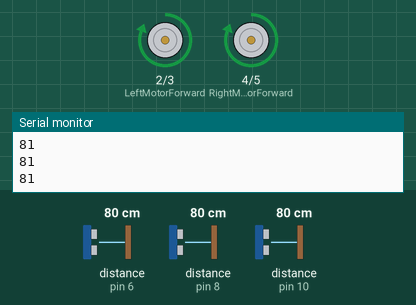
Recording of a sketch running on a simulated Arduino Uno, built with avr-gcc and run on an emulated ATmega328P. Shown: motor-driver pin pairs drawn as motors (green arrow = first pin HIGH = forward, orange = second pin HIGH = backward, longer = more drive), the last lines printed to the serial monitor. The test bench sets the inputs (shaded band); at power-on: distance to the obstacle (sensors on pin 6, pin 8, pin 10) 80 cm. The echo pulse lasts 58.3 µs per cm.

Above: at 1.2 s.
1.3 s: distance to the obstacle (sensor on pin 6) set to 22 cm
2.8 s: distance to the obstacle (sensor on pin 6) set to 18 cm
At 3.9 s:
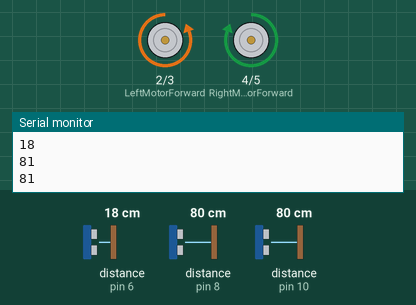
4.3 s: distance to the obstacle (sensor on pin 8) set to 23 cm
5.8 s: distance to the obstacle (sensor on pin 8) set to 18 cm
At 6.6 s:
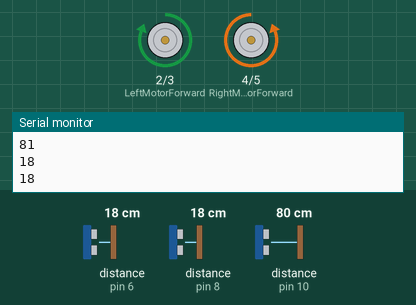
7.3 s: distance to the obstacle (sensor on pin 8) set to 35 cm
At 7.8 s:
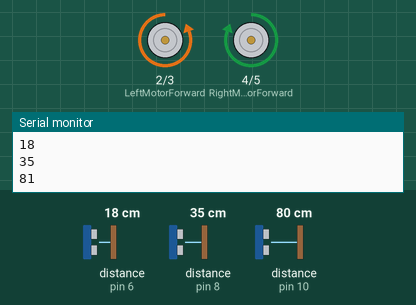
8.8 s: distance to the obstacle (sensor on pin 8) set to 2 cm
At 10.0 s:
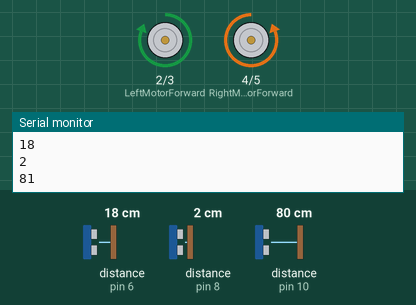
Timing chart, 0 to 11.3 s (numbered marks = the images above; inputs shaded):
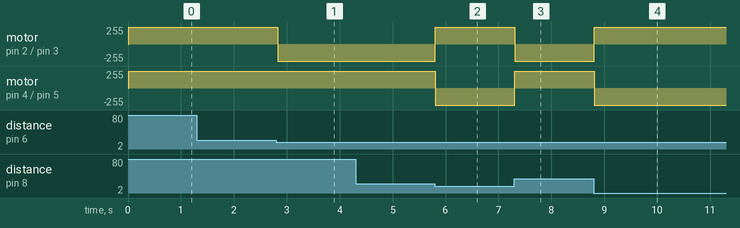

The sketch:

L298N.ino
```cpp
#include <NewPing.h>
const int LeftMotorForward = 2;
const int LeftMotorBackward = 3;
const int RightMotorForward = 4;
const int RightMotorBackward = 5;
int echo_front=6;
int trig_front=7;
int echo_left=8;
int trig_left=9;
int echo_right=10;
int trig_right=11;
NewPing front(trig_front, echo_front, 500);
NewPing left(trig_left, echo_left, 500);
NewPing right(trig_right, echo_right, 500);

long dFront,dLeft,dRight;

void setup()
{
  Serial.begin(115200);
  pinMode(trig_front,OUTPUT);
  pinMode(echo_front,INPUT);
  pinMode(trig_left,OUTPUT);
  pinMode(echo_left,INPUT);
  pinMode(trig_right,OUTPUT);
  pinMode(echo_right,INPUT);
  pinMode(LeftMotorForward, OUTPUT);
  pinMode(LeftMotorBackward, OUTPUT);
  pinMode(RightMotorForward, OUTPUT);
  pinMode(RightMotorBackward, OUTPUT);
}

void loop()
{

    sensor_front();
    sensor_left();
    sensor_right();
    if(dFront<=200 && dRight<=200 && dLeft<=200)
    {

    if(dFront>20)
    {
      forward();
      delay(5);
    }
    else if (dLeft>20)
    {
      turnLeft();
      delay(5);
    }
     else if (dRight>20)
    {
      turnRight();
      delay(5);
    }

    }
    else if(dFront>200)
    {
      forward();
      delay(5);
    }
     else if(dLeft>200)
    {
      turnLeft();
      delay(5);
    }
     else if(dRight>200)
    {
      turnRight();
      delay(5);
    }
}

void sensor_front()
{
dFront=front.ping_cm();
Serial.println(dFront);

}

void sensor_left()
{
dLeft=left.ping_cm();
Serial.println(dLeft);
}

void sensor_right()
{
dRight=right.ping_cm();
Serial.println(dRight);
}

void forward()
{
  digitalWrite(RightMotorForward, HIGH);
  digitalWrite(RightMotorBackward, LOW);
  digitalWrite(LeftMotorForward, HIGH);
  digitalWrite(LeftMotorBackward, LOW);
}

void stop1()
{
  digitalWrite(RightMotorForward, LOW);
  digitalWrite(RightMotorBackward, LOW);
  digitalWrite(LeftMotorForward, LOW);
  digitalWrite(LeftMotorBackward, LOW);
}

void turnLeft()
{
  digitalWrite(RightMotorForward, HIGH);
  digitalWrite(RightMotorBackward, LOW);
  digitalWrite(LeftMotorForward, LOW);
  digitalWrite(LeftMotorBackward, HIGH);
}

void turnRight()
{
  digitalWrite(RightMotorForward, LOW);
  digitalWrite(RightMotorBackward, HIGH);
  digitalWrite(LeftMotorForward, HIGH);
  digitalWrite(LeftMotorBackward, LOW);
}
```

Measured:
- the behaviour switches between 21 and 20 cm on distance to the obstacle (sensor on pin 6) (found by bisection; images 0 and 1)
- the behaviour switches between 21 and 20 cm on distance to the obstacle (sensor on pin 8) (found by bisection; images 1 and 2)
- after the input at 2.8 s, motor on pin 2 (LeftMotorForward) / pin 3 (LeftMotorBackward): forward 255/255 → backward 255/255 at once
- after the input at 5.8 s, motor on pin 2 (LeftMotorForward) / pin 3 (LeftMotorBackward): backward 255/255 → forward 255/255 at once; motor on pin 4 (RightMotorForward) / pin 5 (RightMotorBackward): forward 255/255 → backward 255/255 at once
- after the input at 7.3 s, motor on pin 2 (LeftMotorForward) / pin 3 (LeftMotorBackward): forward 255/255 → backward 255/255 at once; motor on pin 4 (RightMotorForward) / pin 5 (RightMotorBackward): backward 255/255 → forward 255/255 at once
- after the input at 8.8 s, motor on pin 2 (LeftMotorForward) / pin 3 (LeftMotorBackward): backward 255/255 → forward 255/255 at once; motor on pin 4 (RightMotorForward) / pin 5 (RightMotorBackward): forward 255/255 → backward 255/255 at once
